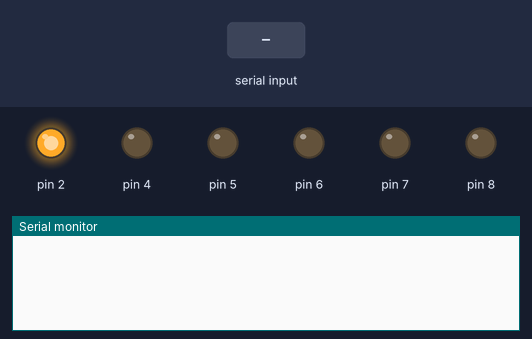
The sketch below on a simulated Arduino Leonardo, built with avr-gcc and run on an emulated ATmega32U4. On the bench: output pins drawn as LEDs (lit = HIGH), the last lines printed to the serial monitor. The inputs (shaded band) are chosen by the test bench.

Above: at 1.2 s.
1.3 s: "act perfectly\n" received over the second serial link
At 2.0 s:
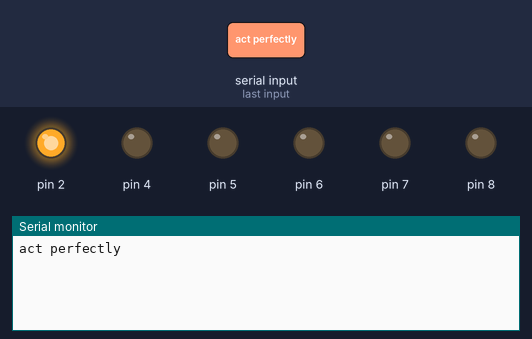
2.8 s: "alittlebit\n" received over the second serial link
At 4.0 s:
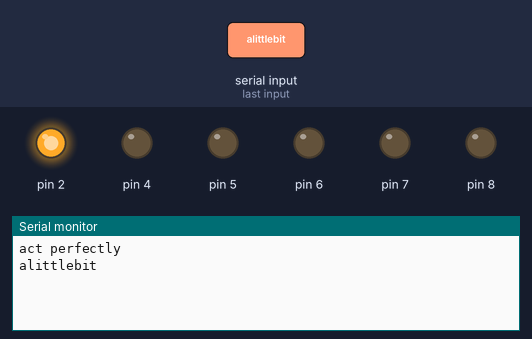
4.3 s: "largely tang\n" received over the second serial link
At 5.4 s:
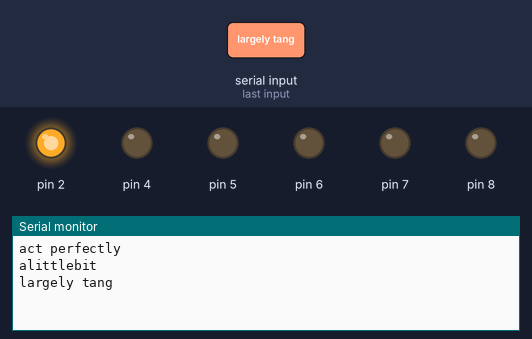

The sketch:

Final_design.ino
```cpp
//#include <LiquidCrystal.h>
//LiquidCrystal lcd(15,14,8,7,6,5); //定义脚位


//  lcd.begin(16,2);//设置LCD显示的数目。16 X 2：16格2行。
//  lcd.setCursor(0,1);
//  lcd.print("Hello!"); //将hello，world！显示在LCD上

  // put your setup code here, to run once:

void setup() {
// Referecence:
//http://arduino.stackexchange.com/questions/1471/arduino-pro-micro-get-data-out-of-tx-pin
  Serial1.begin(9600);
  Serial.begin(9600);
  pinMode(4,OUTPUT);
  pinMode(5,OUTPUT);
  pinMode(6,OUTPUT);
  pinMode(7,OUTPUT);
  pinMode(8,OUTPUT);
  pinMode(2,OUTPUT);
  digitalWrite(2,HIGH);
}

String inputString="";
String currentString="";
int count = 0;

void loop() {

//  lcd.setCursor(0,0);
//  lcd.print(millis()/1000);

  while(Serial1.available()){
//    Serial.println("GET the message");
    inputString=inputString+char(Serial1.read());
    delay(2);
  }
  if(inputString.length()!=0){
    Serial.println(inputString);
    currentString = inputString;
    inputString = "";
  }

////////////////////////////////////////////////////////////
// if the score is higher than 0.95
  if (currentString=="act perfectly"){
    digitalWrite(4,HIGH);
    digitalWrite(8,HIGH);
    delay(100);
    count++;
  }
  if (currentString=="act perfectly"){
      digitalWrite(4,LOW);
      digitalWrite(8,LOW);
      delay(100);
      count++;
  }
  if (count==10 or currentString!="act perfectly"){
    count=0;
    digitalWrite(4,LOW);
    digitalWrite(8,LOW);
  }

////////////////////////////////////////////////////////////
// if the score is higher than 0.85
  if (currentString=="alittlebit"){
    digitalWrite(5,HIGH);
    digitalWrite(8,HIGH);
    delay(500);
    count++;
  }
  if (currentString=="alittlebit"){
    digitalWrite(5,LOW);
    digitalWrite(8,LOW);
    delay(500);
    count++;
  }
  if (count==10 or currentString!="alittlebit"){
    count=0;
    digitalWrite(5,LOW);
    digitalWrite(8,LOW);
  }

////////////////////////////////////////////////////////////
// if the score is higher than 0.70
  if (currentString=="largely tang"){
    digitalWrite(6,HIGH);
    digitalWrite(8,HIGH);
    delay(1000);
    count++;
  }
  if (currentString=="largely tang"){
      digitalWrite(6,LOW);
      digitalWrite(8,LOW);
      delay(1000);
      count++;
  }
  if (count==10 or currentString!="largely tang"){
    count=0;
    digitalWrite(6,LOW);
    digitalWrite(8,LOW);
  }

///////////////////////////////////////////////////////////
// if the score is less than 0.70
  if (currentString=="totally wrong"){
    digitalWrite(7,HIGH);
    digitalWrite(8,HIGH);
    delay(2000);
    count++;
  }
  if (count==10 or currentString!="totally wrong"){
    count=0;
    digitalWrite(7,LOW);
    digitalWrite(8,LOW);
  }
}
```

Measured:
- after the input at 1.3 s, the serial monitor: prints a new line at once (image 1)
- after the input at 2.8 s, the serial monitor: prints a new line at once (image 2)
- after the input at 4.3 s, the serial monitor: prints a new line at once (image 3)
